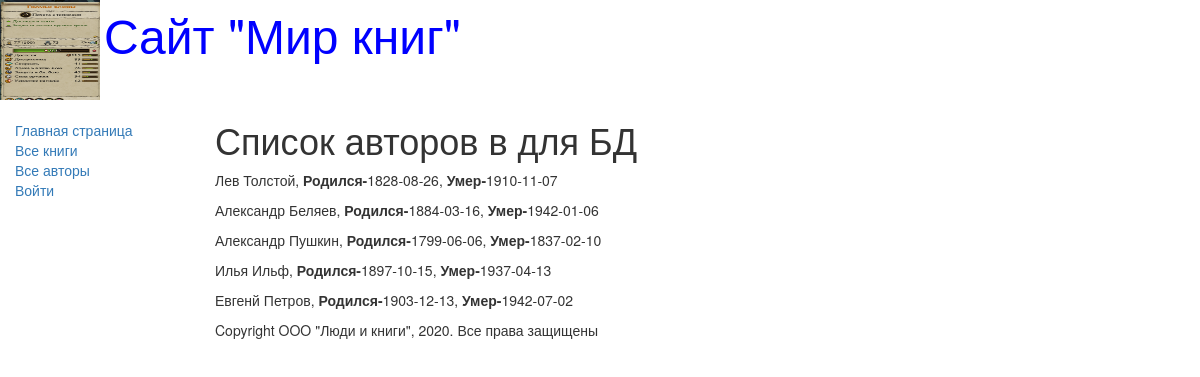
Screenshot of /catalog/authors/ with the database file from the repository.
### catalog/models.py (models this page shows, shortened)
class Author(models.Model):
    first_name = models.CharField(max_length=100,
                                  help_text="Введите имя автора",
                                  verbose_name="Имя автора")
    last_name = models.CharField(max_length=100,
                                 help_text="Введите фамилию автора",
                                 verbose_name="Фамилия автора")
    data_of_birth = models.DateField(help_text="Введите дату рождения",
                                     verbose_name='Дату рождения',
                                     null=True, blank=True)
    data_of_death = models.DateField(help_text='Введите дату смерти',
                                     verbose_name='Дата смерти',
                                     null=True, blank=True)

### catalog/views.py (the view)
# urls.py: path('authors/', AuthorListView.as_view(), name='authors'),
class AuthorListView(APIView):
    renderer_classes = [TemplateHTMLRenderer]
    template_name = 'author_list.html'
    def get(self, request):
        author_list = Author.objects.all()
        return Response({'author_list': AuthorListSerializers(author_list, many=True).data})

### catalog/templates/author_list.html
{% extends "base_generic.html" %}
{% block content %}
    <h1>Список авторов в для БД</h1>
    {% if author_list %}
      {% for author in author_list %}
          <p>{{ author.first_name }}  {{ author.last_name }},
                <strong>Родился-</strong>{{ author.data_of_birth }},
                <strong>Умер-</strong>{{ author.data_of_death }}</p>
      {% endfor %}
    {% else %}
      <p>В базе данных нет авторов</p>
    {% endif %}
{% endblock %}

### rows the page displays
Author: first_name "Лев", last_name "Толстой"
Author: first_name "Александр", last_name "Беляев"
Author: first_name "Александр", last_name "Пушкин"
Author: first_name "Илья", last_name "Ильф"
Author: first_name "Евгенй", last_name "Петров"

### other values shown
{{ author.data_of_birth }} "1828-08-26" "1884-03-16" "1799-06-06" "1897-10-15" "1903-12-13"
{{ author.data_of_death }} "1910-11-07" "1942-01-06" "1837-02-10" "1937-04-13" "1942-07-02"
